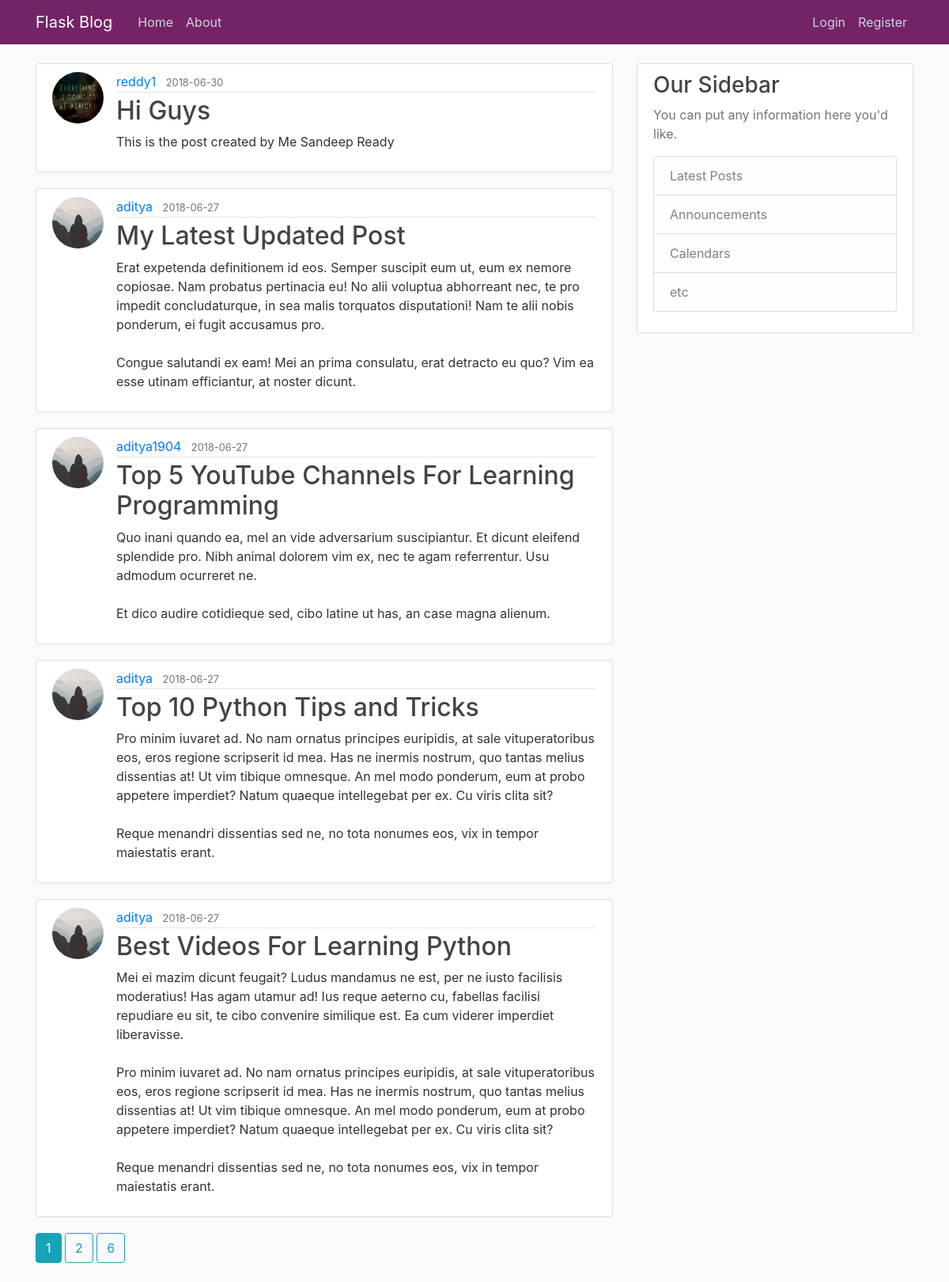
Page /home on the earlier database version.
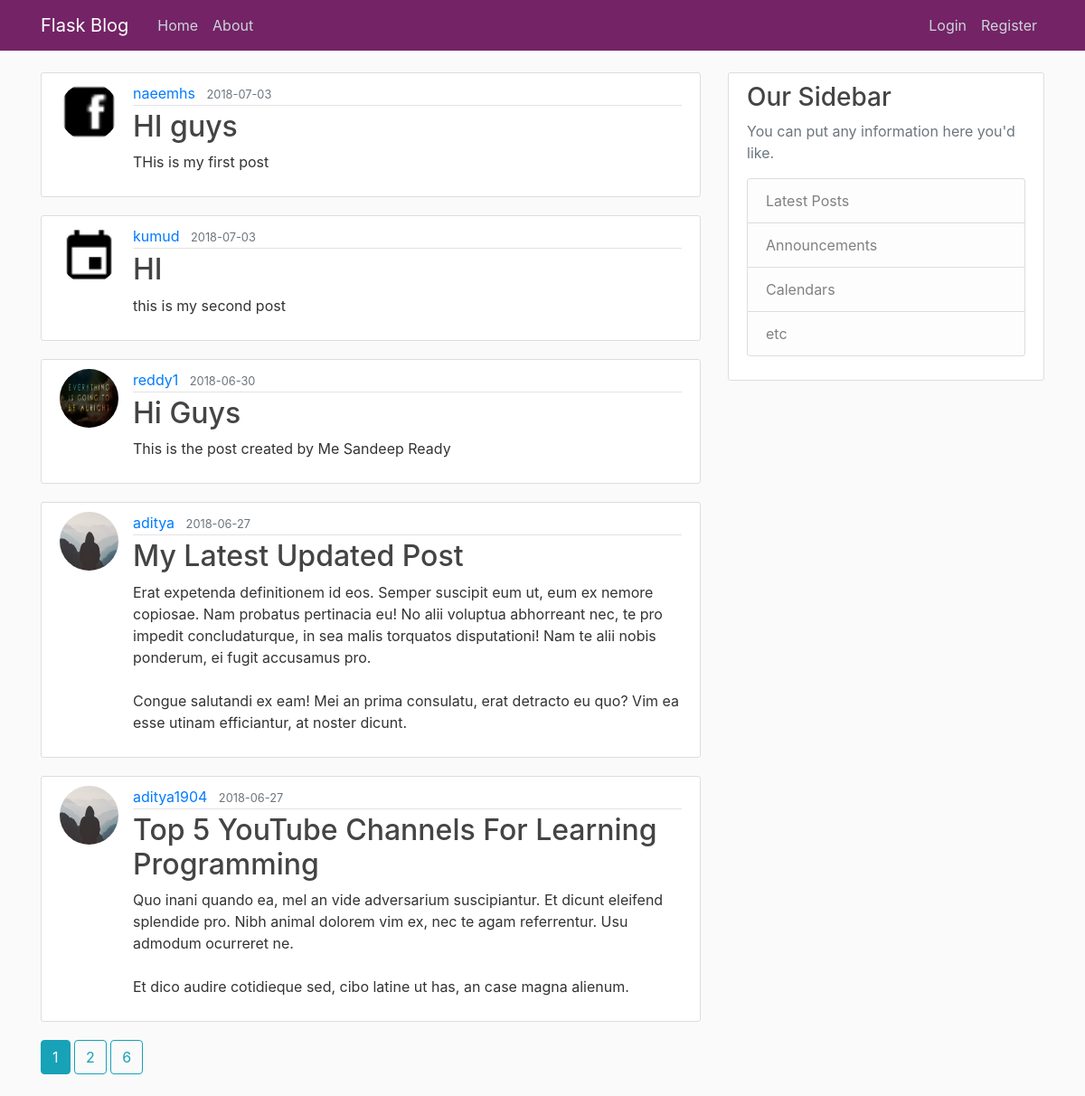
Same page on the later database version.
### flask_blog/models.py (models this page shows, shortened)
class Post(db.Model):
    id = db.Column(db.Integer, primary_key=True)
    title = db.Column(db.String(100), nullable=False)
    date_posted = db.Column(
        db.DateTime, nullable=False, default=datetime.utcnow)
    content = db.Column(db.Text, nullable=False)
    user_id = db.Column(db.Integer, db.ForeignKey('user.id'), nullable=False)

class User(db.Model, UserMixin):
    id = db.Column(db.Integer, primary_key=True)
    username = db.Column(db.String(20), unique=True, nullable=False)
    email = db.Column(db.String(120), unique=True, nullable=False)
    image_file = db.Column(db.String(20), nullable=False, default='default.jpg')
    password = db.Column(db.String(60), nullable=False)
    posts = db.relationship('Post', backref='author', lazy=True)

### flask_blog/routes.py (the view)
@app.route("/")
@app.route("/home")
def home():
    page = request.args.get('page',1,type=int)
    posts = Post.query.order_by(Post.date_posted.desc()).paginate(page,per_page = 5)
    return render_template('home.html', posts=posts)

### flask_blog/templates/home.html (shortened to what this page needs)
{% extends "layout.html" %}
{%block content%}
    {% for post in posts.items%}
        <article class="media content-section">
<img class="rounded-circle article-img" src="{{ url_for('static', filename='profile_pic/' + post.author.image_file) }}">
            <div class="media-body">
                <div class="article-metadata">
                    <a class="mr-2" href="{{ url_for('user_posts',username= post.author.username) }}">{{ post.author.username }}</a>
                    <small class="text-muted">{{ post.date_posted.strftime('%Y-%m-%d') }}</small>
                </div>
                <h2>
                    <a class="article-title" href="{{ url_for('post',post_id=post.id) }}">{{ post.title }}</a>
                </h2>
                <p class="article-content">{{ post.content }}</p>
            </div>
        </article>
    {%endfor%}
     {% for page_num in posts.iter_pages(left_edge =1 ,right_edge=1, left_current=1,right_current =2  )  %}
        {% if page_num %}
             {% if posts.page == page_num %}
            <a class="btn btn-info mb-4" href="{{url_for('home',page=page_num)}}">{{ page_num }}</a>
             {% else %}
            <a class="btn btn-outline-info mb-4" href="{{url_for('home',page=page_num)}}">{{ page_num }}</a>
             {% endif %}
        {% endif %}
     {%endfor%}
{% endblock content %}

Differences in the rows shown:
no longer on this page (row unchanged): Post: image_file (placeholder picture), author.username "aditya", date_posted "2018-06-27", title "Top 10 Python Tips and Tricks", content "Pro minim iuvaret ad. No nam ornatus principes euripidis, at sale vituperatoribus eos, eros regione scripserit id mea. Has ne inermis nostrum, quo tantas melius dissentias at! Ut vim tibique omnesque. An mel modo ponderum, eum at probo appetere imperdiet? Natum quaeque intellegebat per ex. Cu viris clita sit? Reque menandri dissentias sed ne, no tota nonumes eos, vix in tempor maiestatis erant."
no longer on this page (row unchanged): Post: image_file (placeholder picture), author.username "aditya", date_posted "2018-06-27", title "Best Videos For Learning Python", content "Mei ei mazim dicunt feugait? Ludus mandamus ne est, per ne iusto facilisis moderatius! Has agam utamur ad! Ius reque aeterno cu, fabellas facilisi repudiare eu sit, te cibo convenire similique est. Ea cum viderer imperdiet liberavisse. Pro minim iuvaret ad. No nam ornatus principes euripidis, at sale vituperatoribus eos, eros regione scripserit id mea. Has ne inermis nostrum, quo tantas melius dissentias at! Ut vim tibique omnesque. An mel modo ponderum, eum at probo appetere imperdiet? Natum quaeque intellegebat per ex. Cu viris clita sit? Reque menandri dissentias sed ne, no tota nonumes eos, vix in tempor maiestatis erant."
added Post: image_file (picture), author.username "naeemhs", date_posted "2018-07-03", title "HI guys", content "THis is my first post"
added Post: image_file (picture), author.username "kumud", date_posted "2018-07-03", title "HI", content "this is my second post"
